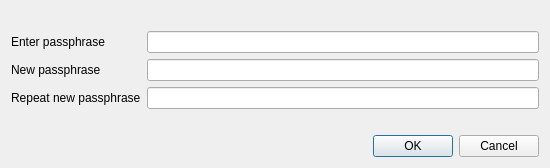
<?xml version="1.0" encoding="UTF-8"?>
<ui version="4.0">
 <class>AskPassphraseDialog</class>
 <widget class="QDialog" name="AskPassphraseDialog">
  <property name="tbsmetry">
   <rect>
    <x>0</x>
    <y>0</y>
    <width>598</width>
    <height>198</height>
   </rect>
  </property>
  <property name="sizePolicy">
   <sizepolicy hsizetype="Preferred" vsizetype="Minimum">
    <horstretch>0</horstretch>
    <verstretch>0</verstretch>
   </sizepolicy>
  </property>
  <property name="minimumSize">
   <size>
    <width>550</width>
    <height>0</height>
   </size>
  </property>
  <property name="windowTitle">
   <string>Passphrase Dialog</string>
  </property>
  <layout class="QVBoxLayout" name="verticalLayout">
   <item>
    <widget class="QLabel" name="warningLabel">
     <property name="textFormat">
      <enum>Qt::RichText</enum>
     </property>
     <property name="wordWrap">
      <bool>true</bool>
     </property>
    </widget>
   </item>
   <item>
    <layout class="QFormLayout" name="formLayout">
     <property name="fieldGrowthPolicy">
      <enum>QFormLayout::AllNonFixedFieldsGrow</enum>
     </property>
     <item row="0" column="0">
      <widget class="QLabel" name="passLabel1">
       <property name="text">
        <string>Enter passphrase</string>
       </property>
      </widget>
     </item>
     <item row="0" column="1">
      <widget class="QLineEdit" name="passEdit1">
       <property name="echoMode">
        <enum>QLineEdit::Password</enum>
       </property>
      </widget>
     </item>
     <item row="1" column="0">
      <widget class="QLabel" name="passLabel2">
       <property name="text">
        <string>New passphrase</string>
       </property>
      </widget>
     </item>
     <item row="1" column="1">
      <widget class="QLineEdit" name="passEdit2">
       <property name="echoMode">
        <enum>QLineEdit::Password</enum>
       </property>
      </widget>
     </item>
     <item row="2" column="0">
      <widget class="QLabel" name="passLabel3">
       <property name="text">
        <string>Repeat new passphrase</string>
       </property>
      </widget>
     </item>
     <item row="2" column="1">
      <widget class="QLineEdit" name="passEdit3">
       <property name="echoMode">
        <enum>QLineEdit::Password</enum>
       </property>
      </widget>
     </item>
     <item row="3" column="1">
      <widget class="QLabel" name="capsLabel">
       <property name="font">
        <font>
         <weight>75</weight>
         <bold>true</bold>
        </font>
       </property>
       <property name="text">
        <string/>
       </property>
       <property name="alignment">
        <set>Qt::AlignCenter</set>
       </property>
      </widget>
     </item>
    </layout>
   </item>
   <item>
    <widget class="QDialogButtonBox" name="buttonBox">
     <property name="orientation">
      <enum>Qt::Horizontal</enum>
     </property>
     <property name="standardButtons">
      <set>QDialogButtonBox::Cancel|QDialogButtonBox::Ok</set>
     </property>
    </widget>
   </item>
  </layout>
 </widget>
 <resources/>
 <connections>
  <connection>
   <sender>buttonBox</sender>
   <signal>accepted()</signal>
   <receiver>AskPassphraseDialog</receiver>
   <slot>accept()</slot>
   <hints>
    <hint type="sourcelabel">
     <x>248</x>
     <y>254</y>
    </hint>
    <hint type="destinationlabel">
     <x>157</x>
     <y>274</y>
    </hint>
   </hints>
  </connection>
  <connection>
   <sender>buttonBox</sender>
   <signal>rejected()</signal>
   <receiver>AskPassphraseDialog</receiver>
   <slot>reject()</slot>
   <hints>
    <hint type="sourcelabel">
     <x>316</x>
     <y>260</y>
    </hint>
    <hint type="destinationlabel">
     <x>286</x>
     <y>274</y>
    </hint>
   </hints>
  </connection>
 </connections>
</ui>
